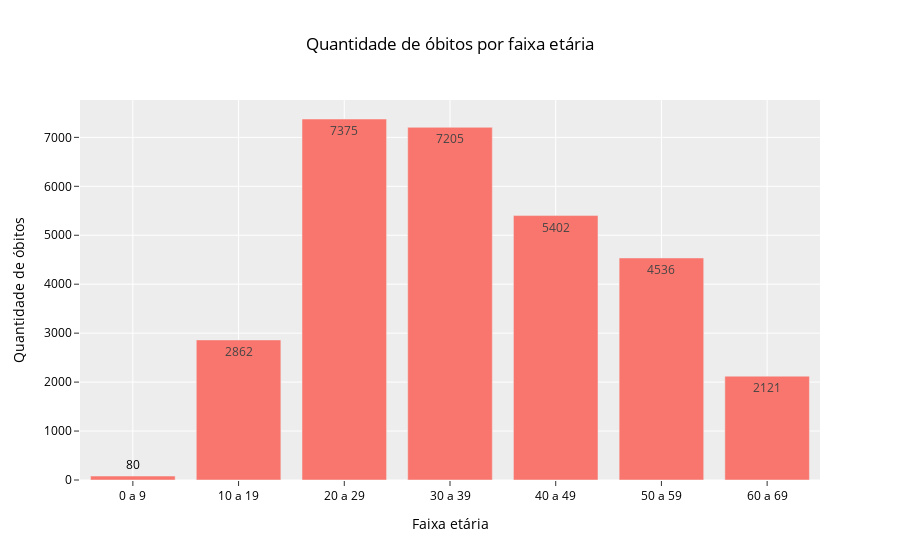

Notebook code for this chart:
### Code cell
# grafico de barras com as faixas de idades
fig = px.bar(
    df_faixa,
    x=df_faixa.index,
    y="qtd_obitos",
    title="Quantidade de óbitos por faixa etária",
    template="ggplot2",
    text="qtd_obitos",
)

# nomeando os eixos
fig.update_layout(
    xaxis_title="Faixa etária",
    yaxis_title="Quantidade de óbitos",
    font=dict(size=12, color="#000000"),
)

fig.show()

### Figure 1 — Plotly figure (JSON) as saved in the notebook; plotly's stock layout.template omitted (floating-point values rounded to 4 significant figures)
{"data": [{"alignmentgroup": "True", "hovertemplate": "faixa_etaria=%{x}<br>qtd_obitos=%{text}<extra></extra>", "legendgroup": "", "marker": {"color": "#F8766D", "pattern": {"shape": ""}}, "name": "", "offsetgroup": "", "orientation": "v", "showlegend": false, "text": [80, 2862, 7375, 7205, 5402, 4536, 2121], "textposition": "auto", "type": "bar", "x": ["0 a 9", "10 a 19", "20 a 29", "30 a 39", "40 a 49", "50 a 59", "60 a 69"], "xaxis": "x", "y": [80, 2862, 7375, 7205, 5402, 4536, 2121], "yaxis": "y"}], "layout": {"barmode": "relative", "font": {"color": "#000000", "size": 12}, "legend": {"tracegroupgap": 0}, "title": {"text": "Quantidade de óbitos por faixa etária"}, "xaxis": {"anchor": "y", "domain": [0, 1], "title": {"text": "Faixa etária"}}, "yaxis": {"anchor": "x", "domain": [0, 1], "title": {"text": "Quantidade de óbitos"}}}}
